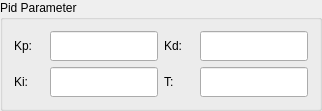
    <widget class="QGroupBox" name="groupBox_4">
     <property name="title">
      <string>Pid Parameter</string>
     </property>
     <layout class="QGridLayout" name="gridLayout_5">
      <item row="0" column="0">
       <layout class="QGridLayout" name="gridLayout_3">
        <item row="0" column="0">
         <widget class="QLabel" name="label_53">
          <property name="sizePolicy">
           <sizepolicy hsizetype="Fixed" vsizetype="Fixed">
            <horstretch>0</horstretch>
            <verstretch>0</verstretch>
           </sizepolicy>
          </property>
          <property name="minimumSize">
           <size>
            <width>30</width>
            <height>30</height>
           </size>
          </property>
          <property name="maximumSize">
           <size>
            <width>1000</width>
            <height>30</height>
           </size>
          </property>
          <property name="text">
           <string>Kp:</string>
          </property>
         </widget>
        </item>
        <item row="0" column="1">
         <widget class="QLineEdit" name="lnEditKp">
          <property name="sizePolicy">
           <sizepolicy hsizetype="Preferred" vsizetype="Fixed">
            <horstretch>0</horstretch>
            <verstretch>0</verstretch>
           </sizepolicy>
          </property>
          <property name="minimumSize">
           <size>
            <width>50</width>
            <height>30</height>
           </size>
          </property>
          <property name="maximumSize">
           <size>
            <width>16777215</width>
            <height>30</height>
           </size>
          </property>
          <property name="readOnly">
           <bool>false</bool>
          </property>
         </widget>
        </item>
        <item row="0" column="2">
         <widget class="QLabel" name="label_55">
          <property name="sizePolicy">
           <sizepolicy hsizetype="Fixed" vsizetype="Fixed">
            <horstretch>0</horstretch>
            <verstretch>0</verstretch>
           </sizepolicy>
          </property>
          <property name="minimumSize">
           <size>
            <width>30</width>
            <height>30</height>
           </size>
          </property>
          <property name="maximumSize">
           <size>
            <width>1000</width>
            <height>30</height>
           </size>
          </property>
          <property name="text">
           <string>Kd:</string>
          </property>
         </widget>
        </item>
        <item row="0" column="3">
         <widget class="QLineEdit" name="lnEditKd">
          <property name="sizePolicy">
           <sizepolicy hsizetype="Preferred" vsizetype="Fixed">
            <horstretch>0</horstretch>
            <verstretch>0</verstretch>
           </sizepolicy>
          </property>
          <property name="minimumSize">
           <size>
            <width>50</width>
            <height>30</height>
           </size>
          </property>
          <property name="maximumSize">
           <size>
            <width>16777215</width>
            <height>30</height>
           </size>
          </property>
          <property name="readOnly">
           <bool>false</bool>
          </property>
         </widget>
        </item>
        <item row="1" column="0">
         <widget class="QLabel" name="label_54">
          <property name="sizePolicy">
           <sizepolicy hsizetype="Fixed" vsizetype="Fixed">
            <horstretch>0</horstretch>
            <verstretch>0</verstretch>
           </sizepolicy>
          </property>
          <property name="minimumSize">
           <size>
            <width>30</width>
            <height>30</height>
           </size>
          </property>
          <property name="maximumSize">
           <size>
            <width>1000</width>
            <height>30</height>
           </size>
          </property>
          <property name="text">
           <string>Ki:</string>
          </property>
         </widget>
        </item>
        <item row="1" column="1">
         <widget class="QLineEdit" name="lnEditKi">
          <property name="sizePolicy">
           <sizepolicy hsizetype="Preferred" vsizetype="Fixed">
            <horstretch>0</horstretch>
            <verstretch>0</verstretch>
           </sizepolicy>
          </property>
          <property name="minimumSize">
           <size>
            <width>50</width>
            <height>30</height>
           </size>
          </property>
          <property name="maximumSize">
           <size>
            <width>16777215</width>
            <height>30</height>
           </size>
          </property>
          <property name="readOnly">
           <bool>false</bool>
          </property>
         </widget>
        </item>
        <item row="1" column="2">
         <widget class="QLabel" name="label_56">
          <property name="sizePolicy">
           <sizepolicy hsizetype="Fixed" vsizetype="Fixed">
            <horstretch>0</horstretch>
            <verstretch>0</verstretch>
           </sizepolicy>
          </property>
          <property name="minimumSize">
           <size>
            <width>30</width>
            <height>30</height>
           </size>
          </property>
          <property name="maximumSize">
           <size>
            <width>1000</width>
            <height>30</height>
           </size>
          </property>
          <property name="text">
           <string>T:</string>
          </property>
         </widget>
        </item>
        <item row="1" column="3">
         <widget class="QLineEdit" name="lnEditCycleTime">
          <property name="sizePolicy">
           <sizepolicy hsizetype="Preferred" vsizetype="Fixed">
            <horstretch>0</horstretch>
            <verstretch>0</verstretch>
           </sizepolicy>
          </property>
          <property name="minimumSize">
           <size>
            <width>50</width>
            <height>30</height>
           </size>
          </property>
          <property name="maximumSize">
           <size>
            <width>16777215</width>
            <height>30</height>
           </size>
          </property>
          <property name="readOnly">
           <bool>false</bool>
          </property>
         </widget>
        </item>
       </layout>
      </item>
     </layout>
    </widget>
